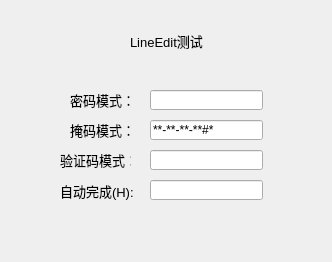
<?xml version="1.0" encoding="UTF-8"?>
<ui version="4.0">
 <class>Widget</class>
 <widget class="QWidget" name="Widget">
  <property name="geometry">
   <rect>
    <x>0</x>
    <y>0</y>
    <width>332</width>
    <height>262</height>
   </rect>
  </property>
  <property name="windowTitle">
   <string>Widget</string>
  </property>
  <widget class="QLabel" name="label_1">
   <property name="geometry">
    <rect>
     <x>70</x>
     <y>90</y>
     <width>61</width>
     <height>20</height>
    </rect>
   </property>
   <property name="font">
    <font>
     <family>Microsoft YaHei UI</family>
     <pointsize>10</pointsize>
    </font>
   </property>
   <property name="text">
    <string>密码模式：</string>
   </property>
  </widget>
  <widget class="QLabel" name="label_2">
   <property name="geometry">
    <rect>
     <x>70</x>
     <y>120</y>
     <width>61</width>
     <height>20</height>
    </rect>
   </property>
   <property name="font">
    <font>
     <family>Microsoft YaHei UI</family>
     <pointsize>10</pointsize>
    </font>
   </property>
   <property name="text">
    <string>掩码模式：</string>
   </property>
  </widget>
  <widget class="QLabel" name="label_3">
   <property name="geometry">
    <rect>
     <x>60</x>
     <y>150</y>
     <width>71</width>
     <height>20</height>
    </rect>
   </property>
   <property name="font">
    <font>
     <family>Microsoft YaHei UI</family>
     <pointsize>10</pointsize>
    </font>
   </property>
   <property name="text">
    <string>验证码模式：</string>
   </property>
  </widget>
  <widget class="QLabel" name="label_4">
   <property name="geometry">
    <rect>
     <x>60</x>
     <y>180</y>
     <width>81</width>
     <height>21</height>
    </rect>
   </property>
   <property name="font">
    <font>
     <family>Microsoft YaHei UI</family>
     <pointsize>10</pointsize>
    </font>
   </property>
   <property name="text">
    <string>自动完成(H):</string>
   </property>
  </widget>
  <widget class="QLabel" name="label_title">
   <property name="geometry">
    <rect>
     <x>130</x>
     <y>30</y>
     <width>81</width>
     <height>21</height>
    </rect>
   </property>
   <property name="font">
    <font>
     <family>Microsoft YaHei UI</family>
     <pointsize>10</pointsize>
    </font>
   </property>
   <property name="text">
    <string>LineEdit测试</string>
   </property>
  </widget>
  <widget class="QLineEdit" name="lineEdit_1">
   <property name="geometry">
    <rect>
     <x>150</x>
     <y>90</y>
     <width>113</width>
     <height>20</height>
    </rect>
   </property>
   <property name="echoMode">
    <enum>QLineEdit::Password</enum>
   </property>
  </widget>
  <widget class="QLineEdit" name="lineEdit_2">
   <property name="geometry">
    <rect>
     <x>150</x>
     <y>120</y>
     <width>113</width>
     <height>20</height>
    </rect>
   </property>
   <property name="inputMask">
    <string>&gt;AA-90-bb-!aa\#H;*</string>
   </property>
  </widget>
  <widget class="QLineEdit" name="lineEdit_3">
   <property name="geometry">
    <rect>
     <x>150</x>
     <y>150</y>
     <width>113</width>
     <height>20</height>
    </rect>
   </property>
  </widget>
  <widget class="QLineEdit" name="lineEdit_4">
   <property name="geometry">
    <rect>
     <x>150</x>
     <y>180</y>
     <width>113</width>
     <height>20</height>
    </rect>
   </property>
  </widget>
 </widget>
 <layoutdefault spacing="6" margin="11"/>
 <resources/>
 <connections/>
</ui>
